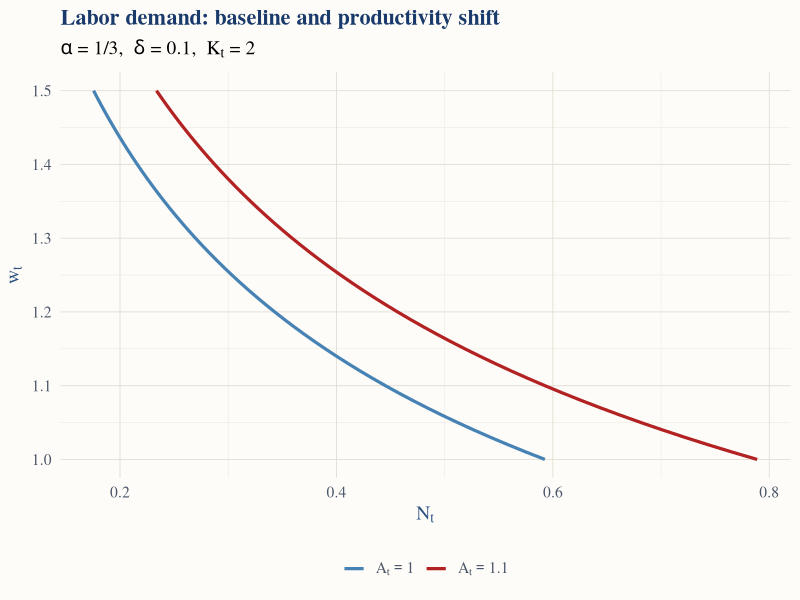

This figure's R source:
## ---- chunk 1
knitr::opts_chunk$set(echo = TRUE, warning = FALSE, message = FALSE)
library(tidyverse)

# Custom ggplot theme matching the document CSS (Option C: warm off-white + navy)
theme_econ503 <- theme_minimal(base_size = 14, base_family = "serif") +
  theme(
    plot.background   = element_rect(fill = "#fdfcf8", color = NA),
    panel.background  = element_rect(fill = "#fdfcf8", color = NA),
    panel.grid.major  = element_line(color = "#e2ddd4", linewidth = 0.3),
    panel.grid.minor  = element_line(color = "#eeeae0", linewidth = 0.2),
    plot.title        = element_text(color = "#1a3a6b", face = "bold", size = 16),
    axis.title        = element_text(color = "#2c5282"),
    axis.text         = element_text(color = "#4a5568"),
    legend.background = element_rect(fill = "#fdfcf8", color = NA),
    legend.text       = element_text(color = "#4a5568"),
    legend.position   = "bottom"
  )

# Set as default theme for all plots
theme_set(theme_econ503)
## ---- chunk 2
alpha <- 1/3;  delta <- 0.1;  Kt <- 2

wt_grid <- seq(1, 1.5, by = 0.01)

Nt_base <- ((1 - alpha) * 1.0 * Kt^alpha / wt_grid)^(1/alpha)
Nt_hiA  <- ((1 - alpha) * 1.1 * Kt^alpha / wt_grid)^(1/alpha)

tibble(wt = wt_grid,
       `A[t] == 1.0` = Nt_base,
       `A[t] == 1.1` = Nt_hiA) |>
  pivot_longer(-wt, names_to = "scenario", values_to = "Nt") |>
  ggplot(aes(x = Nt, y = wt, color = scenario)) +
  geom_line(linewidth = 1.1) +
  scale_color_manual(values = c("steelblue", "firebrick"),
                     labels = scales::label_parse()) +
  labs(x = expression(N[t]),
       y = expression(w[t]),
       title = "Labor demand: baseline and productivity shift",
       subtitle = expression(paste(alpha, " = 1/3,  ", delta, " = 0.1,  ", K[t], " = 2")),
       color = NULL)
